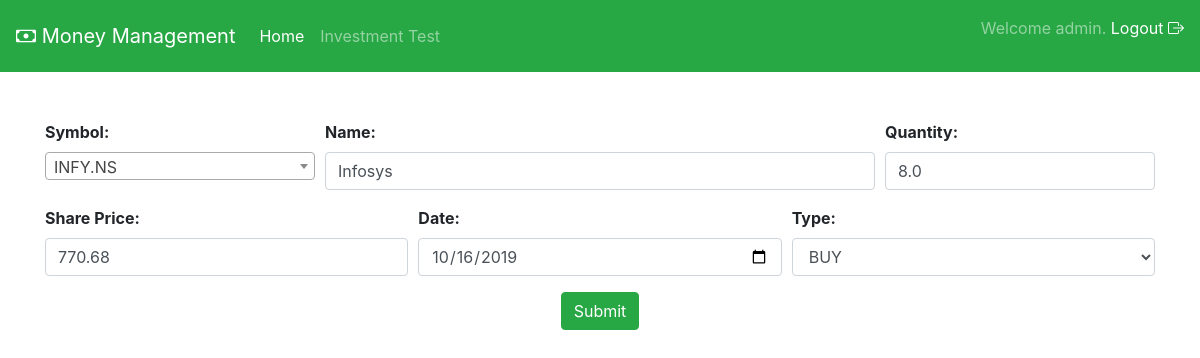
The page /update_share/16 (signed in) on the database its author committed.
### shares/models.py (models this page shows)
class Shares(models.Model):
    txn_types = [
        ('BUY', 'BUY'),
        ('SELL', 'SELL'),
        ('DIV','DIV')
    ]
    symbol = models.CharField(max_length=30)
    name = models.CharField(max_length=50)
    quantity = models.FloatField()
    share_price = models.FloatField()
    txn_date = models.DateField()
    txn_type = models.CharField(max_length=4, choices=txn_types)
    user = models.ForeignKey(User, on_delete=models.SET_NULL, null=True, blank=True)
    logo = models.CharField(max_length=150, null=True, blank=True)

### registrations/decorators.py (the view)
        def wrapper_function(request, *args, **kwargs):
            print("allowed Roles ", allowed_groups)
            db_groups = [x.name for x in request.user.groups.all()]
            common_groups = set(allowed_groups).intersection(set(db_groups))
            if len(common_groups) > 0:
                return view_function(request, *args, **kwargs)
            else:
                return HttpResponse("You are not allowed to use this function")

### shares/forms.py
class SharesForm(ModelForm):
    class Meta:
        model = Shares
        exclude = ['user']

### shares/views.py (called while the page is built, shortened)
@login_required()
@allowed_user(['shares_group'])
def update_share(request,pk):
    obj = get_object_or_404(Shares,id=pk)
    form = SharesForm(request.POST or None, instance = obj)
    context ={}
    context["form"] = form
    return render(request, "shares/shares_form.html", context)

### shares/templates/shares/shares_form.html (shortened to what this page needs)
{% extends 'home/base.html' %}
{% block body_block %}
<div class="container">
<form method="post" >
    <div class="form-row">
        <div class="form-group col-md-3">
            <label for="id_symbol"><b>Symbol:</b></label>
        </div>
        <div class="form-group col-md-6">
            <label for="id_name"><b>Name:</b></label>
            <input type="text" name="name" maxlength="30" required="" id="id_name" class="form-control"
                   value={% if form.name.value %} "{{form.name.value}}" {% endif %}>
        </div>
        <div class="form-group col-md-3">
            <label for="id_quantity"><b>Quantity:</b></label>
            <input type="number" name="quantity" required="" id="id_quantity" class="form-control" min="1" value="{{form.quantity.value}}">
        </div>
    </div>
    <div class="form-row">
        <div class="form-group col-md-4">
            <label for="id_share_price"><b>Share Price:</b></label>
            <input type="number" name="share_price" step="any" required="" id="id_share_price" class="form-control" min="1" step="0.01" value="{{form.share_price.value}}">
        </div>
        <div class="form-group col-md-4">
            <label for="id_txn_date"><b>Date:</b></label>
            <input type="date" name="txn_date" required="" id="id_txn_date" class="form-control" value="{{form.txn_date.value|date:'Y-m-d'}}">
        </div>
        <div class="form-group col-md-4">
            <label for="id_txn_type"><b>Type:</b></label>
            <select name="txn_type" required="" id="id_txn_type" class="form-control" value="{{form.txn_type.value}}">
                {% if form.txn_type.value %}
                <option value="{{ form.txn_type.value }}">{{form.txn_type.value}}</option>
                {% else %}
                <option value="" selected="">---------</option>
                {% endif %}
            </select>
        </div>
    </div>
    <div class="text-center">
        <button type="submit" class="btn btn-success" >Submit</button>
    </div>
</form>
</div>
{% endblock %}

### home/templates/home/base.html (shortened to what this page needs)
<!DOCTYPE html>
<html lang="en">
<head>
    <link rel='stylesheet' href='https://cdn.datatables.net/1.10.20/css/dataTables.bootstrap.min.css'>
    <link rel='stylesheet' href='https://cdn.datatables.net/1.10.20/css/jquery.dataTables.min.css'>
    <link rel='stylesheet' href='https://cdn.datatables.net/buttons/1.6.0/css/buttons.dataTables.min.css'>
    <link rel="stylesheet" href="https://cdn.jsdelivr.net/npm/bootstrap@4.6.0/dist/css/bootstrap.min.css">
    <link rel="stylesheet" href="https://cdn.jsdelivr.net/npm/bootstrap-icons@1.5.0/font/bootstrap-icons.css">
    <link href="https://cdn.jsdelivr.net/npm/select2@4.1.0-rc.0/dist/css/select2.min.css" rel="stylesheet" />
</head>
<body>
<nav class="navbar navbar-expand-lg navbar-dark bg-success">
    <a class="navbar-brand" href="#"><i class="bi bi-cash"></i> Money Management</a>
    <div class="collapse navbar-collapse" id="navbarText">
        <ul class="navbar-nav mr-auto">
            {% if user.is_authenticated %}
            <li class="nav-item active">
                <a class="nav-link" href="{% url 'home' %}">Home <span class="sr-only">(current)</span></a>
            </li>
            {% endif %}
            <li class="nav-item">
                <a class="nav-link" href="{% url 'inv_return_test' %}">Investment Test</a>
            </li>
        </ul>
        <span class="navbar-text">
            {% if user.is_authenticated %}
            <p>Welcome {{ user.username }}.
                <a href="{% url 'logout' %}">Logout <i class="bi bi-box-arrow-right"></i></a>
            </p>
            {% else %}
            <p>Welcome Guest <a href="{% url 'login' %}">Login <i class="bi bi-box-arrow-left"></i></a></p>
            {% endif %}
        </span>
    </div>
</nav>
<br><br>
{% block body_block %}
{% endblock %}
</body>
</html>

### rows shown on the page
Shares: name "Infosys", quantity "8.0", share_price "770.68", txn_date "10/16/2019", txn_type "BUY"

### other values the page prints
{{ user.username }} "admin"
